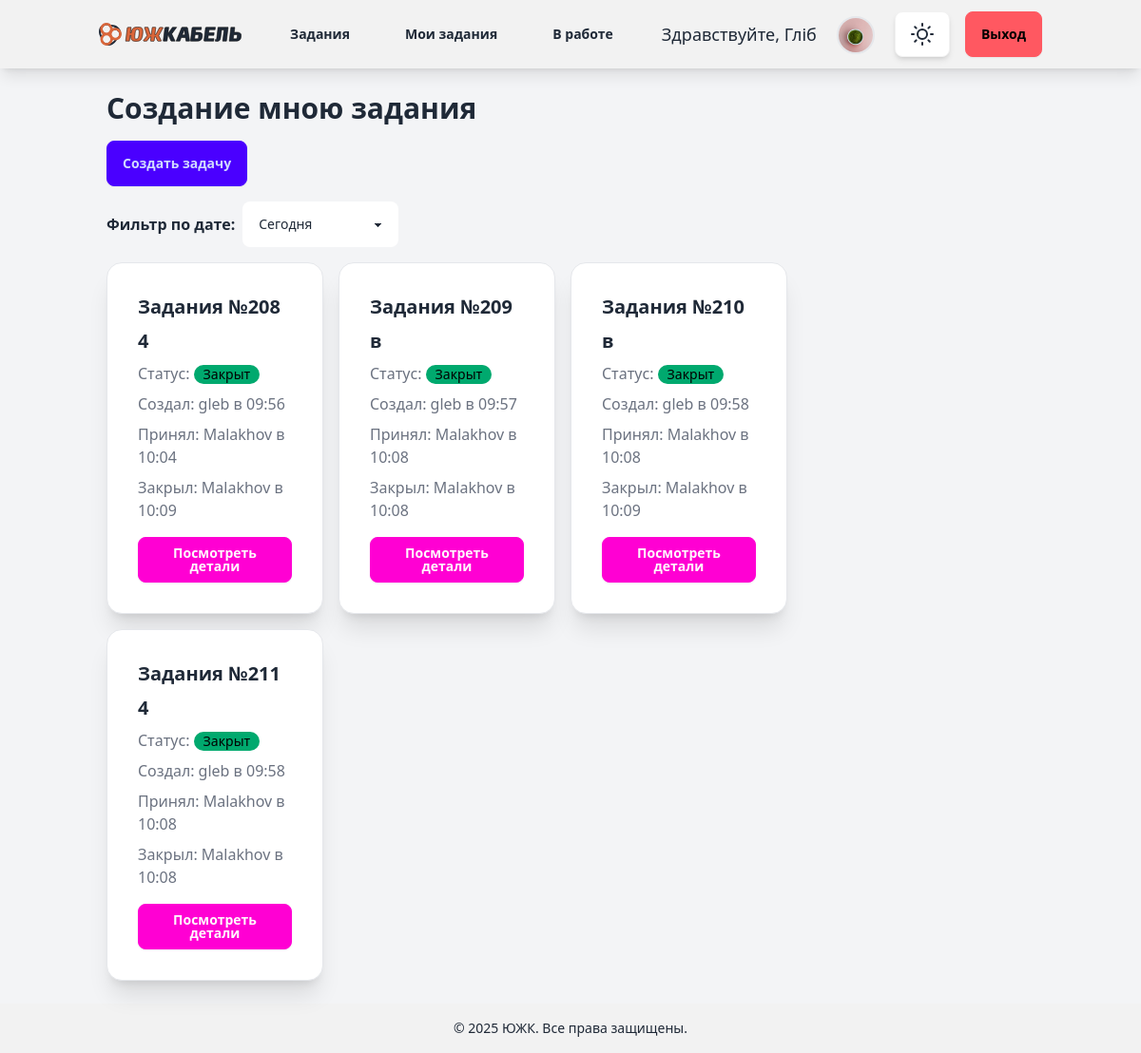
Page /ticket_list_created_by (signed in) on the earlier database version.
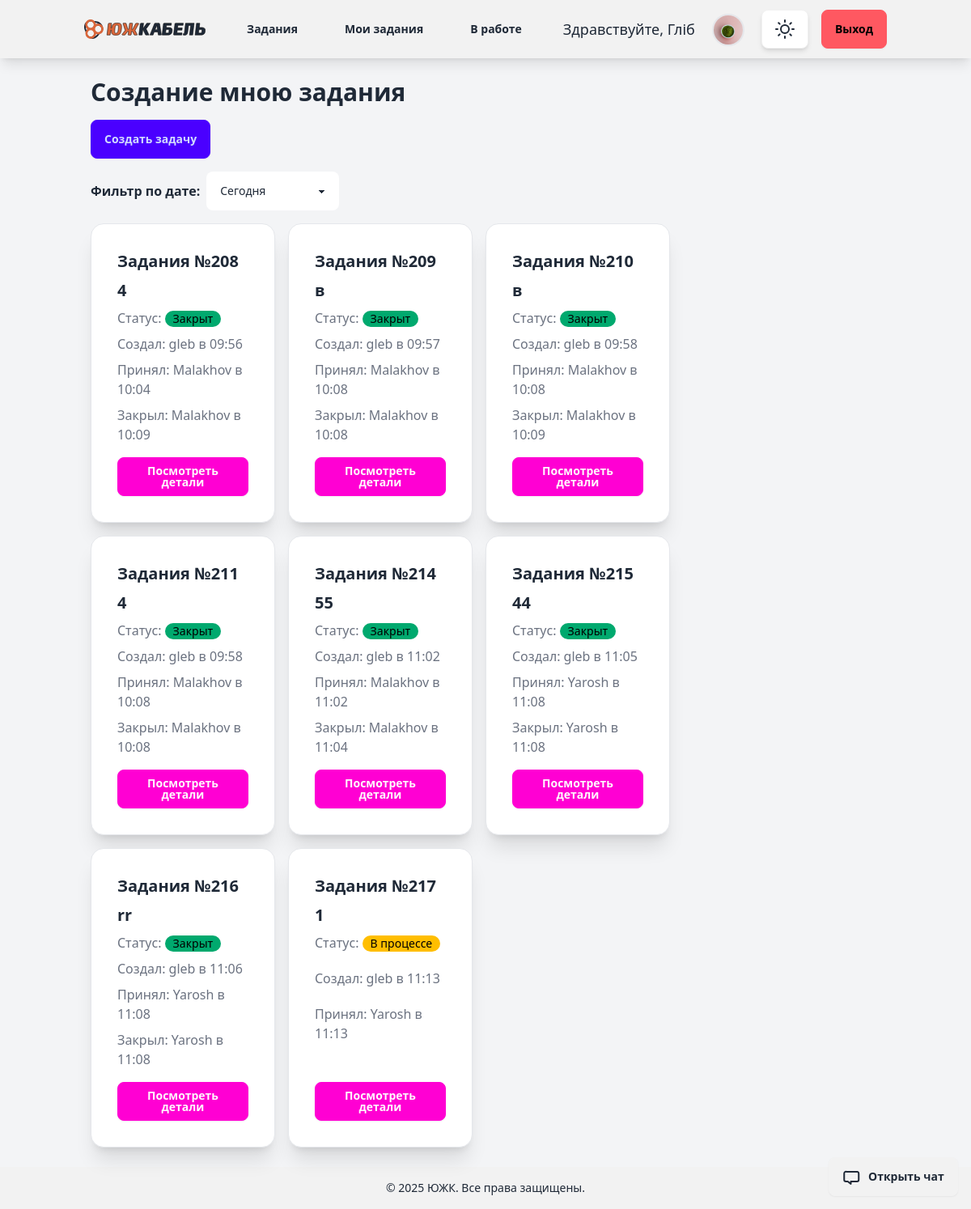
Same page on the later database version.
### tickets/models.py (models this page shows, shortened)
class Ticket(models.Model):
    STATUS_CHOICES = [
        ('open', 'Open'),
        ('in_progress', 'In Progress'),
        ('closed', 'Closed'),
    ]
    title = models.CharField(max_length=200)
    description = models.TextField()
    status = models.CharField(max_length=20, choices=STATUS_CHOICES, default='open')
    created_by = models.ForeignKey(CustomUser, on_delete=models.CASCADE, related_name='tickets_created')
    accepted_by = models.ForeignKey(CustomUser, on_delete=models.CASCADE, related_name='tickets_accepted', null=True,
                                    blank=True)
    department = models.ForeignKey(Department, on_delete=models.CASCADE, related_name='tickets', null=True, blank=True)
    position = models.ForeignKey(Position, on_delete=models.CASCADE, related_name='tickets', null=True, blank=True)
    old_department = models.ForeignKey(Department, on_delete=models.SET_NULL, related_name='old_department', null=True, blank=True)
    old_position = models.ForeignKey(Position, on_delete=models.SET_NULL, related_name='old_position', null=True, blank=True)
    attachment = models.FileField(upload_to='tickets/', null=True, blank=True)
    created_at = models.DateTimeField(auto_now_add=True)
    accepted_at = models.DateTimeField(null=True, blank=True)
    closed_at = models.DateTimeField(null=True, blank=True)
    updated_at = models.DateTimeField(auto_now=True)
    completion_comment = models.TextField(null=True, blank=True)

### account/models.py (models this page shows)
class CustomUser(AbstractUser):
    department = models.ForeignKey(Department, on_delete=models.SET_NULL, null=True, blank=True)
    position = models.ForeignKey(Position, on_delete=models.SET_NULL, null=True, blank=True, related_name="users")

### tickets/views.py (the view)
# urls.py: path('ticket_list_created_by', views.ticket_list_created_by, name='ticket_list_created_by'),
@login_required
def ticket_list_created_by(request):
    user = request.user
    time_filter = request.GET.get('time_filter', 'today')  # Default to 'today'
    tickets = Ticket.objects.filter(created_by=request.user)
    if time_filter == 'today':
        tickets = tickets.filter(created_at__date=timezone.now().date())
    elif time_filter == 'week':
        start_of_week = timezone.now() - timedelta(days=timezone.now().weekday())
        tickets = tickets.filter(created_at__gte=start_of_week)
    elif time_filter == 'month':
        tickets = tickets.filter(created_at__year=timezone.now().year,
                                 created_at__month=timezone.now().month)
    chat = Chat.objects.filter(
        Q(ticket__accepted_by=user) | Q(ticket__created_by=user), is_active=True
    ).first()
    chat_id = chat.ticket.id if chat else None
    return render(request, 'tickets/my_created_ticket_list.html', {
        'tickets': tickets,
        'chat_id': chat_id
    })

### templates/tickets/my_created_ticket_list.html (shortened to what this page needs)
{% extends "blog/base.html" %}
{% block content1 %}
<div class="container mx-auto p-6">
    <h2 class="text-3xl font-bold mb-4">Создание мною задания</h2>
    <a href="{% url 'tickets:create_ticket' %}" class="btn btn-primary mb-4">Создать задачу</a>
    <form method="get" class="mb-4">
        <div class="flex gap-2 items-center">
            <label class="font-semibold">Фильтр по дате:</label>
            <select name="time_filter" class="select select-bordered" onchange="this.form.submit()">
                <option value="today" {% if request.GET.time_filter == "today" %}selected{% endif %}>Сегодня</option>
            </select>
        </div>
    </form>
    <div id="ticket-container" class="transition-all duration-300 w-full lg:w-3/4 pr-4">
        <div class="grid grid-cols-1 md:grid-cols-2 lg:grid-cols-3 gap-4">
            {% for ticket in tickets %}
            <div class="card bg-base-100 shadow-xl border border-gray-200" data-ticket-id="{{ ticket.id }}">
                <div class="card-body">
                    <h2 class="card-title text-xl font-semibold">Задания №{{ ticket.id }}</h2>
                    <h3 class="card-title text-xl font-semibold">{{ ticket.title }}</h3>
                    <p class="text-gray-500">Статус:
                        <span class="badge
                            {% if ticket.status == 'open' %}badge-error
                            {% elif ticket.status == 'in_progress' %}badge-warning
                            {% else %}badge-success
                            {% endif %}">
                            {% if ticket.status == 'open' %}Открыт
                            {% elif ticket.status == 'in_progress' %}В процессе
                            {% else %}Закрыт
                            {% endif %}
                        </span>
                    </p>
                    <p class="text-gray-500">Создал:
                        {{ ticket.created_by.username }} в {{ ticket.created_at|date:"H:i" }}
                    </p>
                    <p class="text-gray-500">Принял:
                        {% if ticket.accepted_by %}
                            {{ ticket.accepted_by.username }} в {{ ticket.accepted_at|date:"H:i" }}
                        {% else %}
                            {{ ticket.accepted_by.username|default:"На данный момент не принята" }}
                        {% endif %}
                    </p>
                    <p class="text-gray-500">
                        {% if ticket.closed_at %}
                                Закрыл: {{ ticket.accepted_by.username }} в {{ ticket.closed_at|date:"H:i" }}
                        {% endif %}
                    </p>
                    <a href="{% url 'tickets:ticket_detail' ticket.id %}" class="btn btn-secondary mt-2">Посмотреть детали</a>
                </div>
            </div>
            {% endfor %}
        </div>
    </div>
</div>
{% if chat_id %}
    <button id="open-chat-btn" class="btn btn-accent open-chat fixed bottom-4 right-4" class="btn btn-accent fixed bottom-4 right-4" data-ticket-id="{{ chat_id }}">
        <span>Открыть чат</span>
    </button>
{% endif %}
{% endblock %}

Differences in the rows shown:
added Ticket: id "214", title "55", status "Закрыт", created_by.username "gleb", created_at "11:02", accepted_by.username "Malakhov", accepted_at "11:02", closed_at "11:04"
added Ticket: id "215", title "44", status "Закрыт", created_by.username "gleb", created_at "11:05", accepted_by.username "Yarosh", accepted_at "11:08", closed_at "11:08"
added Ticket: id "216", title "rr", status "Закрыт", created_by.username "gleb", created_at "11:06", accepted_by.username "Yarosh", accepted_at "11:08", closed_at "11:08"
added Ticket: id "217", title "1", status "В процессе", created_by.username "gleb", created_at "11:13", accepted_by.username "Yarosh", accepted_at "11:13"
Other differences:
text now shown: "Открыть чат"
